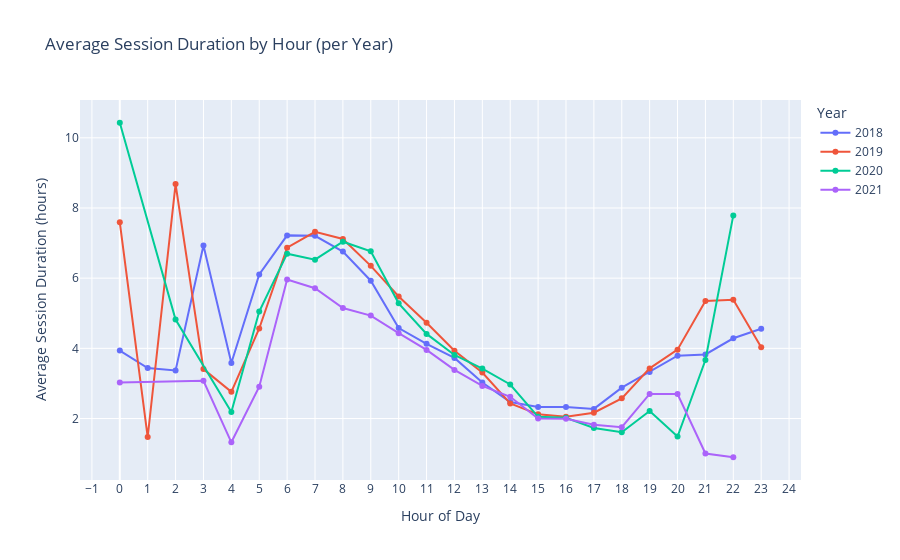

This figure's notebook cell:
### Code cell
# --- Compute average session duration by hour (per year) ---
avg_duration = df_all.groupby(['year', 'hour'])['session_duration'].mean().reset_index(name='avg_duration')

# --- Plot using Plotly Express ---
fig_avg_duration = px.line(
    avg_duration,
    x='hour',
    y='avg_duration',
    color='year',
    markers=True,
    labels={
        'hour': 'Hour of Day',
        'avg_duration': 'Average Session Duration (hours)',
        'year': 'Year'
    },
    title='Average Session Duration by Hour (per Year)'
)

fig_avg_duration.update_layout(
    xaxis=dict(tickmode='linear', tick0=0, dtick=1),
)

fig_avg_duration.show()

### Figure 1 — Plotly figure (JSON) as saved in the notebook; plotly's stock layout.template omitted (floating-point values rounded to 4 significant figures)
{"data": [{"hovertemplate": "Year=2018<br>Hour of Day=%{x}<br>Average Session Duration (hours)=%{y}<extra></extra>", "legendgroup": "2018", "line": {"color": "#636efa", "dash": "solid"}, "marker": {"symbol": "circle"}, "mode": "lines+markers", "name": "2018", "orientation": "v", "showlegend": true, "x": [0, 1, 2, 3, 4, 5, 6, 7, 8, 9, 10, 11, 12, 13, 14, 15, 16, 17, 18, 19, 20, 21, 22, 23], "xaxis": "x", "y": [3.938, 3.44, 3.368, 6.931, 3.583, 6.104, 7.219, 7.207, 6.757, 5.928, 4.579, 4.129, 3.727, 3.026, 2.472, 2.329, 2.327, 2.275, 2.88, 3.329, 3.789, 3.826, 4.287, 4.558], "yaxis": "y", "type": "scatter"}, {"hovertemplate": "Year=2019<br>Hour of Day=%{x}<br>Average Session Duration (hours)=%{y}<extra></extra>", "legendgroup": "2019", "line": {"color": "#EF553B", "dash": "solid"}, "marker": {"symbol": "circle"}, "mode": "lines+markers", "name": "2019", "orientation": "v", "showlegend": true, "x": [0, 1, 2, 3, 4, 5, 6, 7, 8, 9, 10, 11, 12, 13, 14, 15, 16, 17, 18, 19, 20, 21, 22, 23], "xaxis": "x", "y": [7.591, 1.474, 8.681, 3.409, 2.762, 4.567, 6.87, 7.32, 7.119, 6.351, 5.476, 4.727, 3.93, 3.312, 2.428, 2.12, 2.054, 2.166, 2.575, 3.429, 3.963, 5.352, 5.386, 4.034], "yaxis": "y", "type": "scatter"}, {"hovertemplate": "Year=2020<br>Hour of Day=%{x}<br>Average Session Duration (hours)=%{y}<extra></extra>", "legendgroup": "2020", "line": {"color": "#00cc96", "dash": "solid"}, "marker": {"symbol": "circle"}, "mode": "lines+markers", "name": "2020", "orientation": "v", "showlegend": true, "x": [0, 2, 4, 5, 6, 7, 8, 9, 10, 11, 12, 13, 14, 15, 16, 17, 18, 19, 20, 21, 22], "xaxis": "x", "y": [10.43, 4.822, 2.188, 5.049, 6.698, 6.527, 7.039, 6.764, 5.283, 4.412, 3.811, 3.425, 2.97, 2.05, 2.021, 1.731, 1.61, 2.216, 1.489, 3.667, 7.788], "yaxis": "y", "type": "scatter"}, {"hovertemplate": "Year=2021<br>Hour of Day=%{x}<br>Average Session Duration (hours)=%{y}<extra></extra>", "legendgroup": "2021", "line": {"color": "#ab63fa", "dash": "solid"}, "marker": {"symbol": "circle"}, "mode": "lines+markers", "name": "2021", "orientation": "v", "showlegend": true, "x": [0, 3, 4, 5, 6, 7, 8, 9, 10, 11, 12, 13, 14, 15, 16, 17, 18, 19, 20, 21, 22], "xaxis": "x", "y": [3.027, 3.077, 1.323, 2.906, 5.964, 5.714, 5.149, 4.934, 4.433, 3.956, 3.386, 2.929, 2.62, 2.003, 1.997, 1.821, 1.752, 2.702, 2.697, 1.004, 0.8969], "yaxis": "y", "type": "scatter"}], "layout": {"xaxis": {"anchor": "y", "domain": [0.0, 1.0], "title": {"text": "Hour of Day"}, "tickmode": "linear", "tick0": 0, "dtick": 1}, "yaxis": {"anchor": "x", "domain": [0.0, 1.0], "title": {"text": "Average Session Duration (hours)"}}, "legend": {"title": {"text": "Year"}, "tracegroupgap": 0}, "title": {"text": "Average Session Duration by Hour (per Year)"}}}
